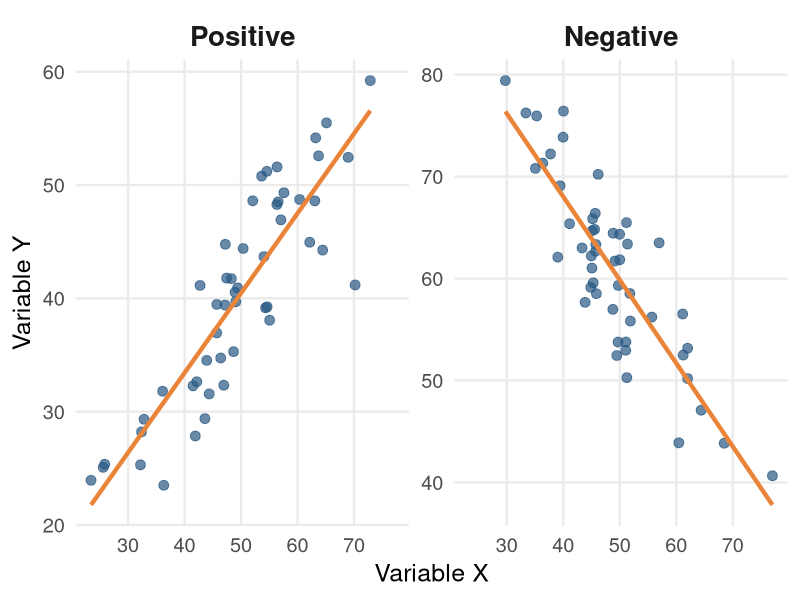
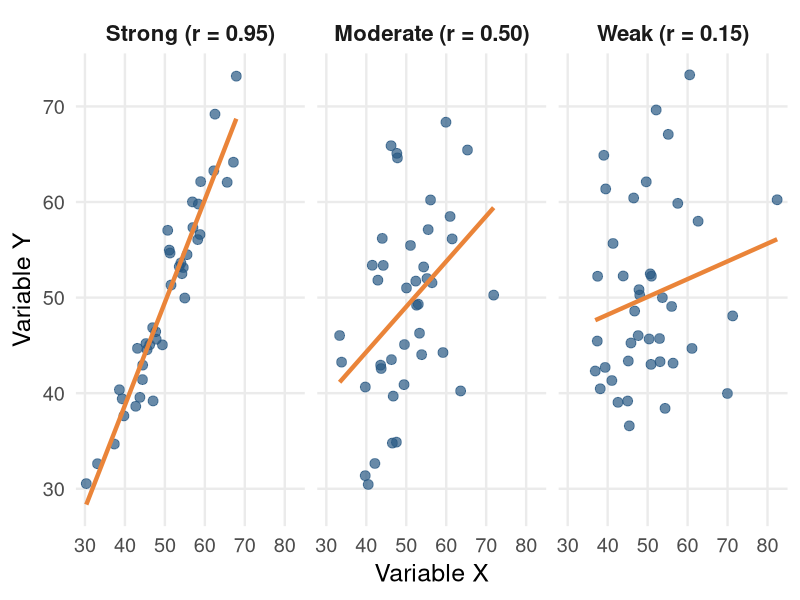
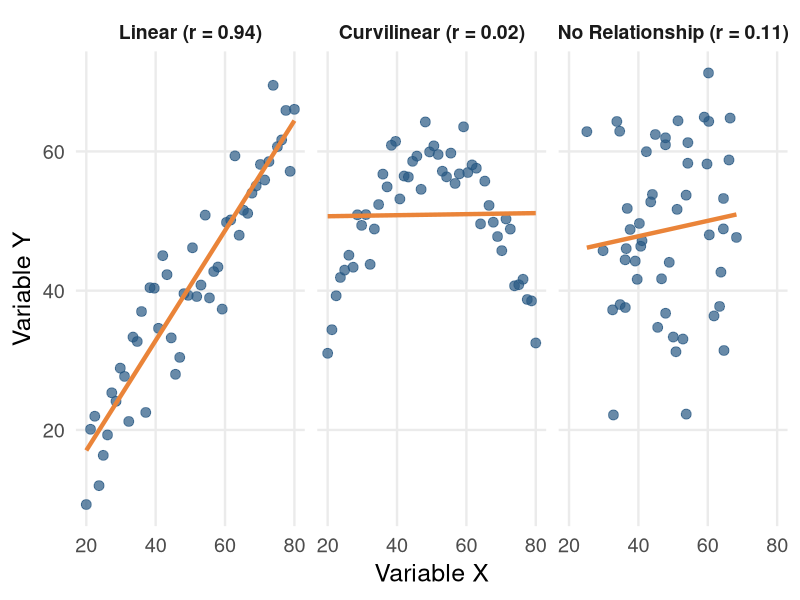
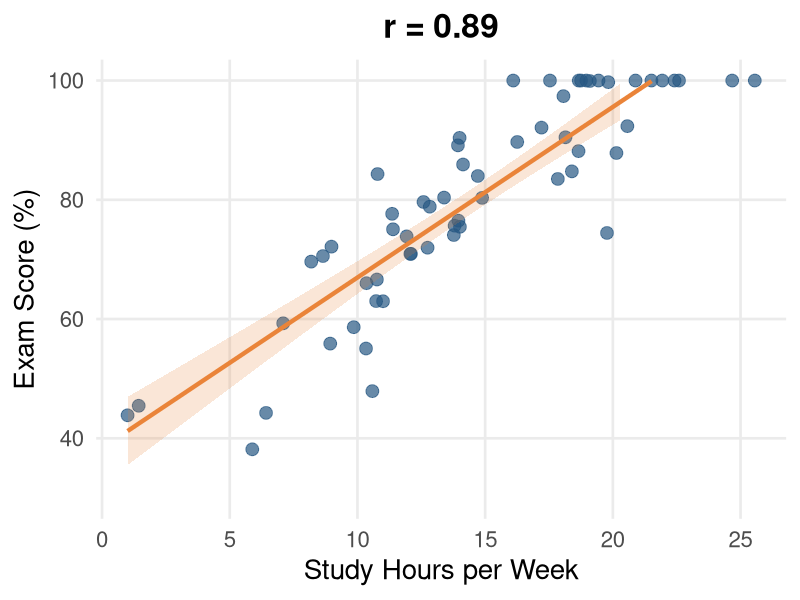
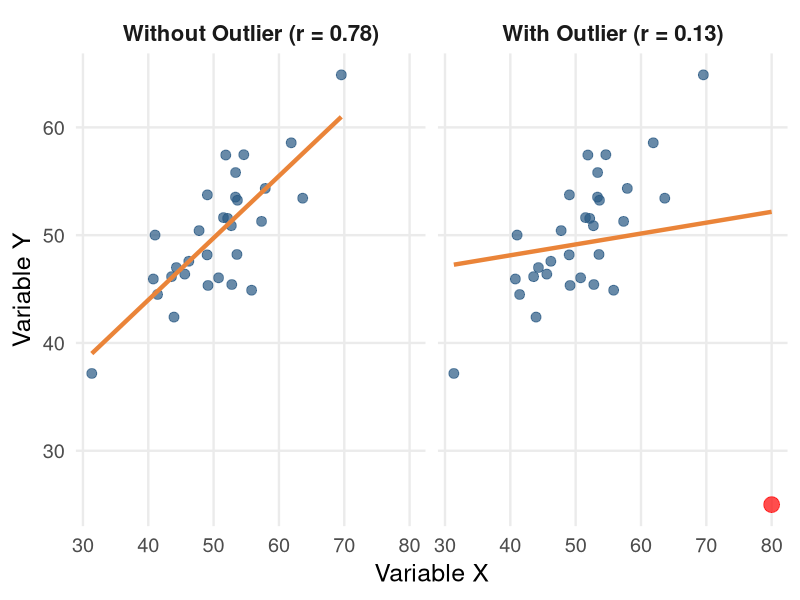

These figures' R source, in order:
## ---- chunk 1
#| fig-width: 10
#| fig-height: 4.5
library(ggplot2)
set.seed(42)
n <- 50

pos_data <- data.frame(
  x = rnorm(n, 50, 10),
  type = "Positive"
)
pos_data$y <- 0.8 * pos_data$x + rnorm(n, 0, 5)

neg_data <- data.frame(
  x = rnorm(n, 50, 10),
  type = "Negative"
)
neg_data$y <- 100 - 0.8 * neg_data$x + rnorm(n, 0, 5)

plot_data <- rbind(pos_data, neg_data)
plot_data$type <- factor(plot_data$type, levels = c("Positive", "Negative"))

ggplot(plot_data, aes(x = x, y = y)) +
  geom_point(colour = "#275882", size = 3, alpha = 0.7) +
  geom_smooth(method = "lm", se = FALSE, colour = "#EA8439", linewidth = 1.5) +
  facet_wrap(~type, scales = "free_y") +
  theme_minimal(base_size = 18) +
  labs(x = "Variable X", y = "Variable Y") +
  theme(
    strip.text = element_text(face = "bold", size = 20),
    panel.grid.minor = element_blank()
  )
## ---- chunk 2
#| fig-width: 10
#| fig-height: 5
set.seed(123)
n <- 40

make_corr_data <- function(r, label) {
  x <- rnorm(n, 50, 10)
  y <- r * scale(x) + sqrt(1 - r^2) * rnorm(n)
  data.frame(x = x, y = y * 10 + 50, strength = label)
}

strength_data <- rbind(
  make_corr_data(0.95, "Strong (r = 0.95)"),
  make_corr_data(0.50, "Moderate (r = 0.50)"),
  make_corr_data(0.15, "Weak (r = 0.15)")
)
strength_data$strength <- factor(strength_data$strength,
  levels = c("Strong (r = 0.95)", "Moderate (r = 0.50)", "Weak (r = 0.15)"))

ggplot(strength_data, aes(x = x, y = y)) +
  geom_point(colour = "#275882", size = 3, alpha = 0.7) +
  geom_smooth(method = "lm", se = FALSE, colour = "#EA8439", linewidth = 1.5) +
  facet_wrap(~strength) +
  theme_minimal(base_size = 18) +
  labs(x = "Variable X", y = "Variable Y") +
  theme(
    strip.text = element_text(face = "bold", size = 16),
    panel.grid.minor = element_blank()
  )
## ---- chunk 3
#| fig-width: 10
#| fig-height: 5
set.seed(456)
n <- 50

x_lin <- seq(20, 80, length.out = n)
y_lin <- 0.8 * x_lin + rnorm(n, 0, 5)

x_curve <- seq(20, 80, length.out = n)
y_curve <- -0.03 * (x_curve - 50)^2 + 60 + rnorm(n, 0, 3)

x_none <- rnorm(n, 50, 12)
y_none <- rnorm(n, 50, 12)

type_data <- rbind(
  data.frame(x = x_lin, y = y_lin, type = paste0("Linear (r = ", round(cor(x_lin, y_lin), 2), ")")),
  data.frame(x = x_curve, y = y_curve, type = paste0("Curvilinear (r = ", round(cor(x_curve, y_curve), 2), ")")),
  data.frame(x = x_none, y = y_none, type = paste0("No Relationship (r = ", round(cor(x_none, y_none), 2), ")"))
)
type_data$type <- factor(type_data$type, levels = unique(type_data$type))

ggplot(type_data, aes(x = x, y = y)) +
  geom_point(colour = "#275882", size = 3, alpha = 0.7) +
  geom_smooth(method = "lm", se = FALSE, colour = "#EA8439", linewidth = 1.5) +
  facet_wrap(~type) +
  theme_minimal(base_size = 18) +
  labs(x = "Variable X", y = "Variable Y") +
  theme(
    strip.text = element_text(face = "bold", size = 14),
    panel.grid.minor = element_blank()
  )
## ---- chunk 4
#| fig-width: 8
#| fig-height: 5
set.seed(789)
n <- 60

study_data <- data.frame(
  study_hours = pmax(1, rnorm(n, 15, 6)),
  noise = rnorm(n, 0, 8)
)
study_data$exam_score <- pmin(100, pmax(30, 35 + 3.2 * study_data$study_hours + study_data$noise))

r_val <- round(cor(study_data$study_hours, study_data$exam_score), 2)

ggplot(study_data, aes(x = study_hours, y = exam_score)) +
  geom_point(colour = "#275882", size = 4, alpha = 0.7) +
  geom_smooth(method = "lm", se = TRUE, colour = "#EA8439", fill = "#EA8439", alpha = 0.2, linewidth = 1.5) +
  theme_minimal(base_size = 20) +
  labs(
    x = "Study Hours per Week",
    y = "Exam Score (%)",
    title = paste0("r = ", r_val)
  ) +
  theme(
    panel.grid.minor = element_blank(),
    plot.title = element_text(face = "bold", hjust = 0.5)
  ) +
  scale_y_continuous(limits = c(30, 100))
## ---- chunk 5
#| fig-width: 10
#| fig-height: 4.5
set.seed(321)
n <- 30

base_x <- rnorm(n, 50, 8)
base_y <- 0.7 * scale(base_x) * 8 + 50 + rnorm(n, 0, 4)

no_outlier <- data.frame(x = base_x, y = base_y)
with_outlier <- rbind(no_outlier, data.frame(x = 80, y = 25))

r_without <- round(cor(no_outlier$x, no_outlier$y), 2)
r_with <- round(cor(with_outlier$x, with_outlier$y), 2)

no_outlier$group <- paste0("Without Outlier (r = ", r_without, ")")
with_outlier$group <- paste0("With Outlier (r = ", r_with, ")")
with_outlier$is_outlier <- c(rep(FALSE, n), TRUE)
no_outlier$is_outlier <- FALSE

outlier_data <- rbind(no_outlier, with_outlier)
outlier_data$group <- factor(outlier_data$group, levels = unique(outlier_data$group))

ggplot(outlier_data, aes(x = x, y = y)) +
  geom_point(aes(colour = is_outlier, size = is_outlier), alpha = 0.7) +
  geom_smooth(method = "lm", se = FALSE, colour = "#EA8439", linewidth = 1.5) +
  facet_wrap(~group) +
  scale_colour_manual(values = c("FALSE" = "#275882", "TRUE" = "red")) +
  scale_size_manual(values = c("FALSE" = 3, "TRUE" = 5)) +
  theme_minimal(base_size = 18) +
  labs(x = "Variable X", y = "Variable Y") +
  theme(
    strip.text = element_text(face = "bold", size = 16),
    panel.grid.minor = element_blank(),
    legend.position = "none"
  )
